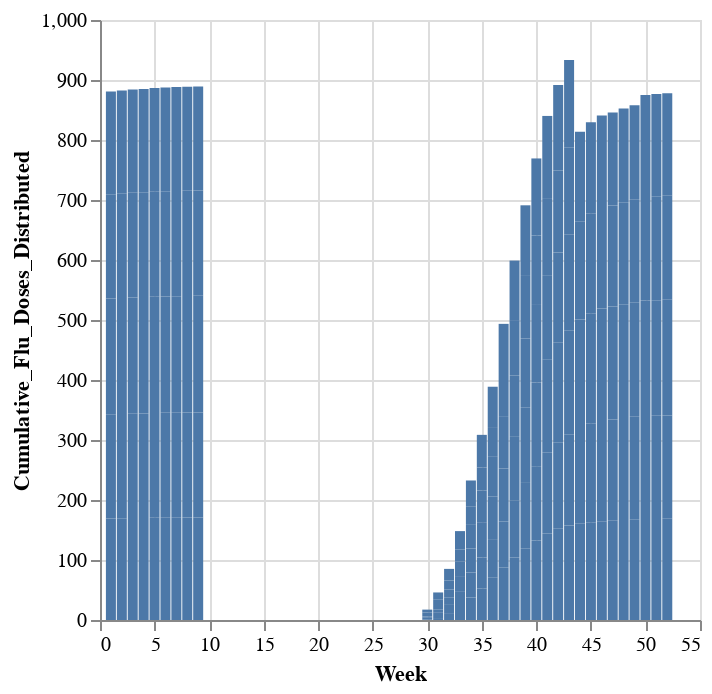

The notebook cell saved with this chart:
### Code cell
DeepnoteChart(vaccines, """{"layer":[{"layer":[{"mark":{"clip":true,"type":"bar","color":"#4c78a8","tooltip":true},"encoding":{"x":{"sort":null,"type":"quantitative","field":"Week","scale":{"type":"linear"},"format":{"type":"default","decimals":null},"formatType":"numberFormatFromNumberType"},"y":{"sort":null,"type":"quantitative","field":"Cumulative_Flu_Doses_Distributed","scale":{"type":"linear"},"format":{"type":"default","decimals":null},"formatType":"numberFormatFromNumberType"}}}]}],"title":"","config":{"legend":{}},"$schema":"https://vega.github.io/schema/vega-lite/v5.json","encoding":{}}""")

### Figure 1 — Vega-Lite specification as saved in the notebook (floating-point values rounded to 4 significant figures; data arrays with more than 128 entries replaced by an {"elided": "..."} marker saying what was removed)
{"layer": [{"layer": [{"mark": {"clip": true, "type": "bar", "color": "#4c78a8", "tooltip": true}, "encoding": {"x": {"sort": null, "type": "quantitative", "field": "Week", "scale": {"type": "linear"}, "format": {"type": "default", "decimals": null}, "formatType": "numberFormatFromNumberType"}, "y": {"sort": null, "type": "quantitative", "field": "Cumulative_Flu_Doses_Distributed", "scale": {"type": "linear"}, "format": {"type": "default", "decimals": null}, "formatType": "numberFormatFromNumberType"}}}]}], "title": "", "config": {"legend": {}}, "$schema": "https://vega.github.io/schema/vega-lite/v5.json", "encoding": {}, "data": {"values": {"elided": "174 records"}}}
